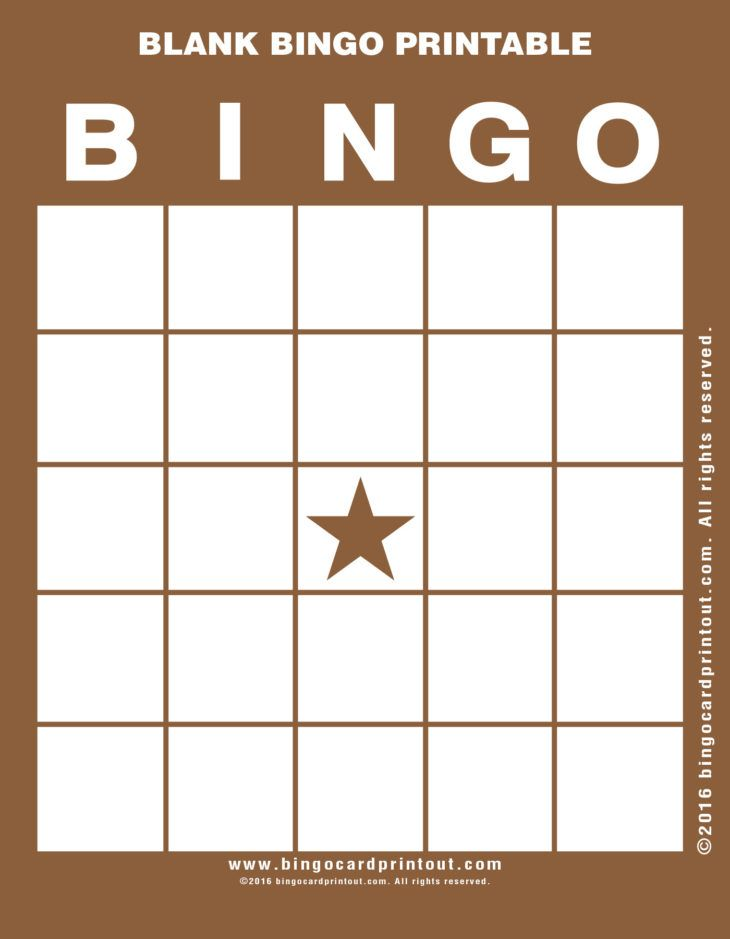
#> input picture bot/work.jpg, 730 x 939 px
$ python bingo.py
#> lines starting #> are read from the running program, lines starting #| are printed output that depends on the picture
from PIL import Image,ImageDraw,ImageFont
import shutil
import random
import os
POOL_PATH="pool.json"
def readf():
    file_data=open(POOL_PATH,"r").read().split("\n")
    return file_data
def resetf():
    open(POOL_PATH,"w").close()
def printf(s):
    open(POOL_PATH,"a").write(s+",")
def addf(s):
    open(POOL_PATH,"a").write(s+"\n")

def compression(nums:list) ->str:#数をaa~zzまでの文字列に変換し結合後、ランレングス
    result=[]
    for i in range(len(nums)):
        result.append(convert(nums[i]))
    return "".join(result)

def convert(num:int)->str: #数をaa~zzまでの文字列に変換
    result=[]
    alphabet="abcdefghijklmnopqrstuvwxyz"
    while len(result)<2:
        result.append(alphabet[num%26])
        num=num//26
    result.reverse()
    return "".join(result)

# [20 lines left out: function runLength, not called in this run]


def decode(key):
    alp = "abcdefghijklmnopqrstuvwxyz"
    return (alp.index(key[0])) * 26 + alp.index(key[1])


def card(numlist):
    return compression(numlist[:24])

def make_pool(min,max):
#> called with min = 1, max = 75
    numlist=[]
    for i in range(min,max+1):
        numlist.append(i)
    random.shuffle(numlist)
    resetf()
    register(numlist)
    return numlist

def register(numlist):
    resetf()
    for i in numlist:
        printf(str(i))

def set_reach(name,nums):
    readf()
    addf(str(name)+" "+str(nums))


# [20 lines left out: functions get_pool, roll, not called in this run]

def bingo(min,max):
    numlist=make_pool(min,max)
    numlist_temp=numlist.copy()
    shutil.copy(os.path.join("bingo.jpg"),os.path.join("work.jpg"))
    img=Image.open(os.path.join("work.jpg"))
#> img is the input picture: PIL image 730x939 RGB; mean R, G, B 208.6, 191.5, 177.4
    draw=ImageDraw.Draw(img)
    font=ImageFont.truetype(os.path.join("zenmaru.ttf"),80)
    pos=[60,205]
    for i in range(1,26):
        if i!=13:
            cell=str(numlist_temp.pop()).zfill(2)
            if len(cell)==3:
                draw.text((pos[0]-15,pos[1]),cell,"#FA7070",font=font)
            else:
                draw.text(tuple(pos),cell,"#A1C398",font=font)
        if 0<i:
            if i%5==0:
                pos[0]=60-130# 改行部分
                pos[1]+=130
            pos[0]+=130
#> after the loop, pos = [60, 855]
    img.save(os.path.join("work.jpg"))
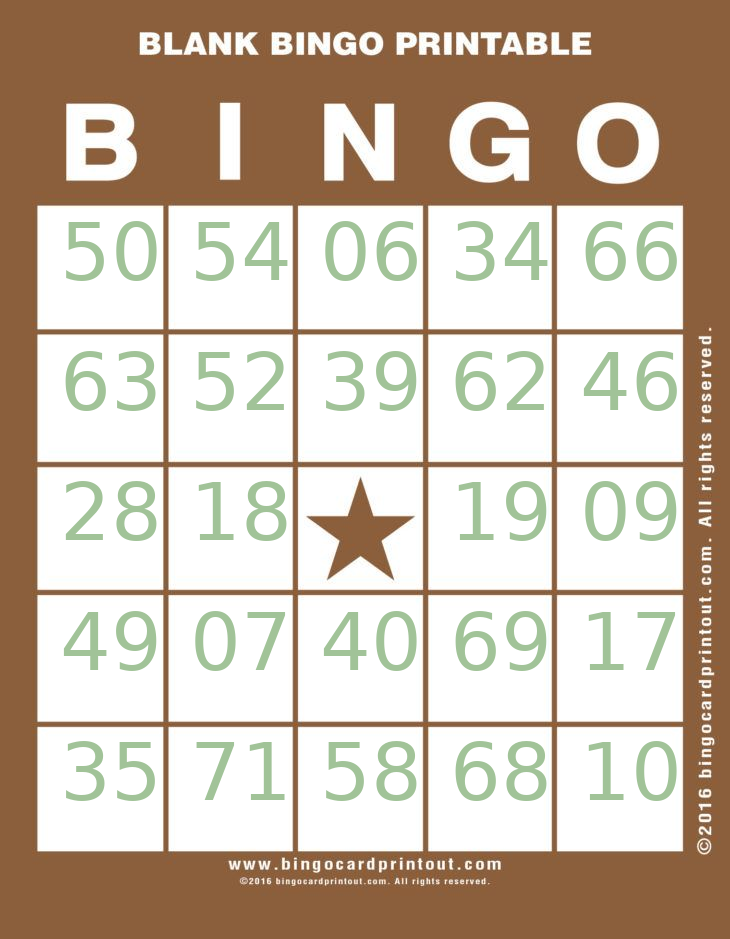
#> saved as work.jpg: PIL image 730x939 RGB; mean R, G, B 202.4, 187.5, 170.7
    return card(numlist[::-1])

if __name__=="__main__":
    print(bingo(1,75))
